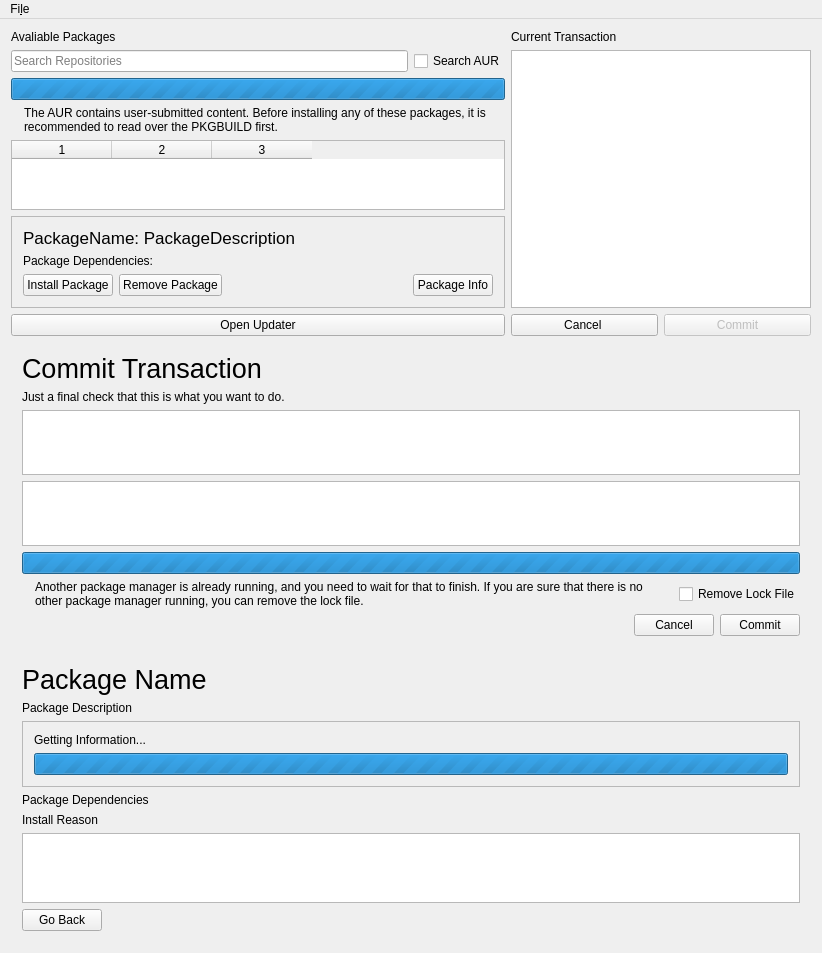
<?xml version="1.0" encoding="UTF-8"?>
<ui version="4.0">
 <class>MainWindow</class>
 <widget class="QMainWindow" name="MainWindow">
  <property name="geometry">
   <rect>
    <x>0</x>
    <y>0</y>
    <width>822</width>
    <height>953</height>
   </rect>
  </property>
  <property name="windowTitle">
   <string>thePackage</string>
  </property>
  <property name="windowIcon">
   <iconset theme="muon">
    <normaloff>.</normaloff>.</iconset>
  </property>
  <widget class="QWidget" name="centralWidget">
   <layout class="QVBoxLayout" name="verticalLayout">
    <item>
     <layout class="QHBoxLayout" name="horizontalLayout">
      <item>
       <layout class="QVBoxLayout" name="verticalLayout_2">
        <item>
         <widget class="QLabel" name="label">
          <property name="text">
           <string>Avaliable Packages</string>
          </property>
         </widget>
        </item>
        <item>
         <layout class="QHBoxLayout" name="horizontalLayout_5">
          <item>
           <widget class="QLineEdit" name="lineEdit">
            <property name="placeholderText">
             <string>Search Repositories</string>
            </property>
           </widget>
          </item>
          <item>
           <widget class="QCheckBox" name="aurCheck">
            <property name="text">
             <string>Search AUR</string>
            </property>
           </widget>
          </item>
         </layout>
        </item>
        <item>
         <widget class="QProgressBar" name="searchingBar">
          <property name="maximum">
           <number>0</number>
          </property>
          <property name="value">
           <number>-1</number>
          </property>
         </widget>
        </item>
        <item>
         <widget class="QFrame" name="aurWarningFrame">
          <property name="frameShape">
           <enum>QFrame::NoFrame</enum>
          </property>
          <property name="frameShadow">
           <enum>QFrame::Raised</enum>
          </property>
          <layout class="QHBoxLayout" name="horizontalLayout_7">
           <property name="spacing">
            <number>6</number>
           </property>
           <property name="leftMargin">
            <number>0</number>
           </property>
           <property name="topMargin">
            <number>0</number>
           </property>
           <property name="rightMargin">
            <number>0</number>
           </property>
           <property name="bottomMargin">
            <number>0</number>
           </property>
           <item>
            <widget class="QLabel" name="label_7">
             <property name="text">
              <string/>
             </property>
            </widget>
           </item>
           <item>
            <widget class="QLabel" name="label_8">
             <property name="sizePolicy">
              <sizepolicy hsizetype="Expanding" vsizetype="Preferred">
               <horstretch>0</horstretch>
               <verstretch>0</verstretch>
              </sizepolicy>
             </property>
             <property name="text">
              <string>The AUR contains user-submitted content. Before installing any of these packages, it is recommended to read over the PKGBUILD first.</string>
             </property>
             <property name="scaledContents">
              <bool>false</bool>
             </property>
             <property name="wordWrap">
              <bool>true</bool>
             </property>
            </widget>
           </item>
          </layout>
         </widget>
        </item>
        <item>
         <widget class="QTableWidget" name="repoTable">
          <property name="editTriggers">
           <set>QAbstractItemView::NoEditTriggers</set>
          </property>
          <property name="selectionBehavior">
           <enum>QAbstractItemView::SelectRows</enum>
          </property>
          <property name="columnCount">
           <number>3</number>
          </property>
          <attribute name="verticalHeaderVisible">
           <bool>false</bool>
          </attribute>
          <column/>
          <column/>
          <column/>
         </widget>
        </item>
        <item>
         <widget class="QFrame" name="packInfoFrame">
          <property name="frameShape">
           <enum>QFrame::StyledPanel</enum>
          </property>
          <property name="frameShadow">
           <enum>QFrame::Raised</enum>
          </property>
          <layout class="QVBoxLayout" name="verticalLayout_5">
           <item>
            <widget class="QLabel" name="packname">
             <property name="sizePolicy">
              <sizepolicy hsizetype="Ignored" vsizetype="Preferred">
               <horstretch>0</horstretch>
               <verstretch>0</verstretch>
              </sizepolicy>
             </property>
             <property name="font">
              <font>
               <pointsize>13</pointsize>
              </font>
             </property>
             <property name="text">
              <string>PackageName: PackageDescription</string>
             </property>
            </widget>
           </item>
           <item>
            <widget class="QLabel" name="packdep">
             <property name="text">
              <string>Package Dependencies:</string>
             </property>
             <property name="wordWrap">
              <bool>true</bool>
             </property>
            </widget>
           </item>
           <item>
            <layout class="QHBoxLayout" name="horizontalLayout_2">
             <item>
              <widget class="QPushButton" name="pushButton">
               <property name="text">
                <string>Install Package</string>
               </property>
               <property name="icon">
                <iconset theme="list-add">
                 <normaloff>.</normaloff>.</iconset>
               </property>
              </widget>
             </item>
             <item>
              <widget class="QPushButton" name="pushButton_4">
               <property name="text">
                <string>Remove Package</string>
               </property>
               <property name="icon">
                <iconset theme="edit-delete">
                 <normaloff>.</normaloff>.</iconset>
               </property>
              </widget>
             </item>
             <item>
              <spacer name="horizontalSpacer">
               <property name="orientation">
                <enum>Qt::Horizontal</enum>
               </property>
               <property name="sizeHint" stdset="0">
                <size>
                 <width>40</width>
                 <height>20</height>
                </size>
               </property>
              </spacer>
             </item>
             <item>
              <widget class="QPushButton" name="packageInfoButton">
               <property name="text">
                <string>Package Info</string>
               </property>
               <property name="icon">
                <iconset theme="dialog-information">
                 <normaloff>.</normaloff>.</iconset>
               </property>
              </widget>
             </item>
            </layout>
           </item>
          </layout>
         </widget>
        </item>
        <item>
         <widget class="QPushButton" name="pushButton_7">
          <property name="text">
           <string>Open Updater</string>
          </property>
          <property name="icon">
           <iconset theme="system-software-update">
            <normaloff>.</normaloff>.</iconset>
          </property>
         </widget>
        </item>
       </layout>
      </item>
      <item>
       <layout class="QVBoxLayout" name="verticalLayout_3">
        <item>
         <widget class="QLabel" name="label_2">
          <property name="text">
           <string>Current Transaction</string>
          </property>
         </widget>
        </item>
        <item>
         <widget class="QListWidget" name="transactionList">
          <property name="maximumSize">
           <size>
            <width>300</width>
            <height>16777215</height>
           </size>
          </property>
         </widget>
        </item>
        <item>
         <layout class="QHBoxLayout" name="horizontalLayout_3">
          <item>
           <widget class="QPushButton" name="pushButton_3">
            <property name="text">
             <string>Cancel </string>
            </property>
            <property name="icon">
             <iconset theme="edit-undo">
              <normaloff>.</normaloff>.</iconset>
            </property>
           </widget>
          </item>
          <item>
           <widget class="QPushButton" name="pushButton_2">
            <property name="enabled">
             <bool>false</bool>
            </property>
            <property name="text">
             <string>Commit</string>
            </property>
            <property name="icon">
             <iconset theme="dialog-ok">
              <normaloff>.</normaloff>.</iconset>
            </property>
           </widget>
          </item>
         </layout>
        </item>
       </layout>
      </item>
     </layout>
    </item>
    <item>
     <widget class="QFrame" name="commitFrame">
      <property name="minimumSize">
       <size>
        <width>0</width>
        <height>100</height>
       </size>
      </property>
      <property name="autoFillBackground">
       <bool>true</bool>
      </property>
      <layout class="QVBoxLayout" name="verticalLayout_4">
       <item>
        <widget class="QLabel" name="label_3">
         <property name="font">
          <font>
           <pointsize>20</pointsize>
          </font>
         </property>
         <property name="text">
          <string>Commit Transaction</string>
         </property>
        </widget>
       </item>
       <item>
        <widget class="QLabel" name="label_4">
         <property name="text">
          <string>Just a final check that this is what you want to do.</string>
         </property>
        </widget>
       </item>
       <item>
        <widget class="QListWidget" name="confirmList"/>
       </item>
       <item>
        <widget class="QTextBrowser" name="pacmanOutput">
         <property name="font">
          <font>
           <family>Noto Mono</family>
          </font>
         </property>
        </widget>
       </item>
       <item>
        <widget class="QProgressBar" name="progressBar">
         <property name="maximum">
          <number>0</number>
         </property>
         <property name="value">
          <number>-1</number>
         </property>
        </widget>
       </item>
       <item>
        <widget class="QFrame" name="pacmanLock">
         <property name="sizePolicy">
          <sizepolicy hsizetype="Preferred" vsizetype="Preferred">
           <horstretch>0</horstretch>
           <verstretch>0</verstretch>
          </sizepolicy>
         </property>
         <property name="frameShape">
          <enum>QFrame::NoFrame</enum>
         </property>
         <property name="frameShadow">
          <enum>QFrame::Raised</enum>
         </property>
         <layout class="QHBoxLayout" name="horizontalLayout_6">
          <property name="leftMargin">
           <number>0</number>
          </property>
          <property name="topMargin">
           <number>0</number>
          </property>
          <property name="rightMargin">
           <number>0</number>
          </property>
          <property name="bottomMargin">
           <number>0</number>
          </property>
          <item>
           <widget class="QLabel" name="label_6">
            <property name="text">
             <string/>
            </property>
           </widget>
          </item>
          <item>
           <widget class="QLabel" name="label_5">
            <property name="sizePolicy">
             <sizepolicy hsizetype="Expanding" vsizetype="Preferred">
              <horstretch>0</horstretch>
              <verstretch>0</verstretch>
             </sizepolicy>
            </property>
            <property name="text">
             <string>&lt;html&gt;&lt;head/&gt;&lt;body&gt;&lt;p&gt;Another package manager is already running, and you need to wait for that to finish. If you are sure that there is no other package manager running, you can remove the lock file.&lt;/p&gt;&lt;/body&gt;&lt;/html&gt;</string>
            </property>
            <property name="scaledContents">
             <bool>false</bool>
            </property>
            <property name="wordWrap">
             <bool>true</bool>
            </property>
           </widget>
          </item>
          <item>
           <widget class="QCheckBox" name="removePacmanLock">
            <property name="text">
             <string>Remove Lock File</string>
            </property>
           </widget>
          </item>
         </layout>
        </widget>
       </item>
       <item>
        <layout class="QHBoxLayout" name="horizontalLayout_4">
         <item>
          <spacer name="horizontalSpacer_2">
           <property name="orientation">
            <enum>Qt::Horizontal</enum>
           </property>
           <property name="sizeHint" stdset="0">
            <size>
             <width>40</width>
             <height>20</height>
            </size>
           </property>
          </spacer>
         </item>
         <item>
          <widget class="QPushButton" name="pushButton_6">
           <property name="text">
            <string>Cancel</string>
           </property>
           <property name="icon">
            <iconset theme="dialog-cancel">
             <normaloff>.</normaloff>.</iconset>
           </property>
          </widget>
         </item>
         <item>
          <widget class="QPushButton" name="pushButton_5">
           <property name="text">
            <string>Commit</string>
           </property>
           <property name="icon">
            <iconset theme="dialog-ok">
             <normaloff>.</normaloff>.</iconset>
           </property>
          </widget>
         </item>
        </layout>
       </item>
      </layout>
     </widget>
    </item>
    <item>
     <widget class="QFrame" name="infoFrame">
      <property name="autoFillBackground">
       <bool>true</bool>
      </property>
      <layout class="QVBoxLayout" name="verticalLayout_6">
       <item>
        <widget class="QLabel" name="infoName">
         <property name="font">
          <font>
           <pointsize>20</pointsize>
          </font>
         </property>
         <property name="text">
          <string>Package Name</string>
         </property>
        </widget>
       </item>
       <item>
        <widget class="QLabel" name="infoDesc">
         <property name="text">
          <string>Package Description</string>
         </property>
        </widget>
       </item>
       <item>
        <widget class="QFrame" name="infoLoadingFrame">
         <property name="sizePolicy">
          <sizepolicy hsizetype="Preferred" vsizetype="Expanding">
           <horstretch>0</horstretch>
           <verstretch>0</verstretch>
          </sizepolicy>
         </property>
         <property name="frameShape">
          <enum>QFrame::StyledPanel</enum>
         </property>
         <property name="frameShadow">
          <enum>QFrame::Raised</enum>
         </property>
         <layout class="QVBoxLayout" name="verticalLayout_7">
          <item>
           <widget class="QLabel" name="label_9">
            <property name="text">
             <string>Getting Information...</string>
            </property>
           </widget>
          </item>
          <item>
           <widget class="QProgressBar" name="progressBar_2">
            <property name="maximum">
             <number>0</number>
            </property>
            <property name="value">
             <number>-1</number>
            </property>
           </widget>
          </item>
         </layout>
        </widget>
       </item>
       <item>
        <widget class="QLabel" name="infoDependencies">
         <property name="text">
          <string>Package Dependencies</string>
         </property>
        </widget>
       </item>
       <item>
        <widget class="QLabel" name="infoInstallReason">
         <property name="text">
          <string>Install Reason</string>
         </property>
        </widget>
       </item>
       <item>
        <widget class="QTreeWidget" name="infoFileTree">
         <property name="editTriggers">
          <set>QAbstractItemView::NoEditTriggers</set>
         </property>
         <property name="headerHidden">
          <bool>true</bool>
         </property>
         <column>
          <property name="text">
           <string notr="true">1</string>
          </property>
         </column>
        </widget>
       </item>
       <item>
        <layout class="QHBoxLayout" name="horizontalLayout_8">
         <item>
          <widget class="QPushButton" name="pushButton_8">
           <property name="text">
            <string>Go Back</string>
           </property>
           <property name="icon">
            <iconset theme="go-previous">
             <normaloff>.</normaloff>.</iconset>
           </property>
          </widget>
         </item>
         <item>
          <spacer name="horizontalSpacer_3">
           <property name="orientation">
            <enum>Qt::Horizontal</enum>
           </property>
           <property name="sizeHint" stdset="0">
            <size>
             <width>40</width>
             <height>20</height>
            </size>
           </property>
          </spacer>
         </item>
        </layout>
       </item>
      </layout>
     </widget>
    </item>
   </layout>
  </widget>
  <widget class="QMenuBar" name="menuBar">
   <property name="geometry">
    <rect>
     <x>0</x>
     <y>0</y>
     <width>822</width>
     <height>23</height>
    </rect>
   </property>
   <widget class="QMenu" name="menuFile">
    <property name="title">
     <string>Fi&amp;le</string>
    </property>
    <addaction name="actionExit"/>
   </widget>
   <addaction name="menuFile"/>
  </widget>
  <action name="actionExit">
   <property name="icon">
    <iconset theme="application-exit">
     <normaloff>.</normaloff>.</iconset>
   </property>
   <property name="text">
    <string>&amp;Exit</string>
   </property>
  </action>
 </widget>
 <layoutdefault spacing="6" margin="11"/>
 <resources/>
 <connections/>
</ui>
